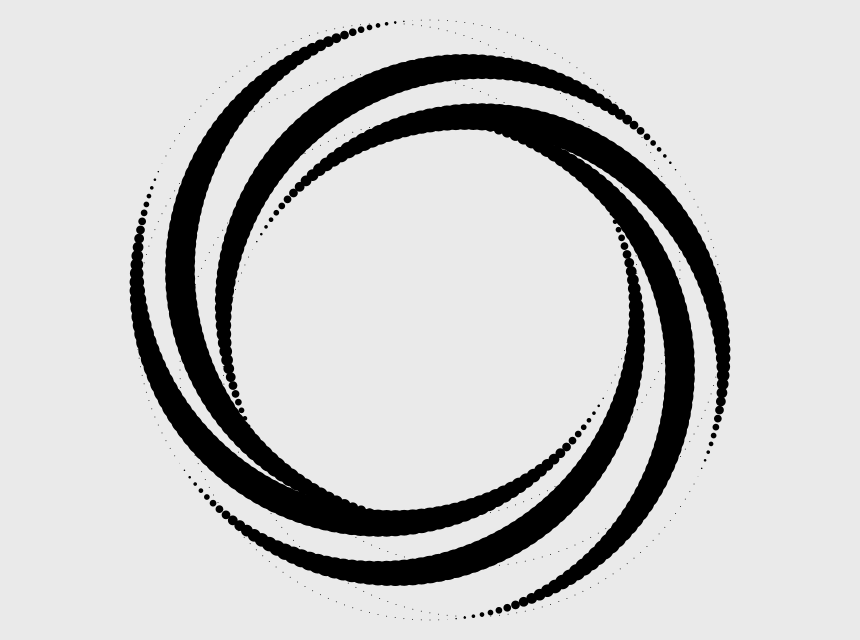
Frame 1 (no input)
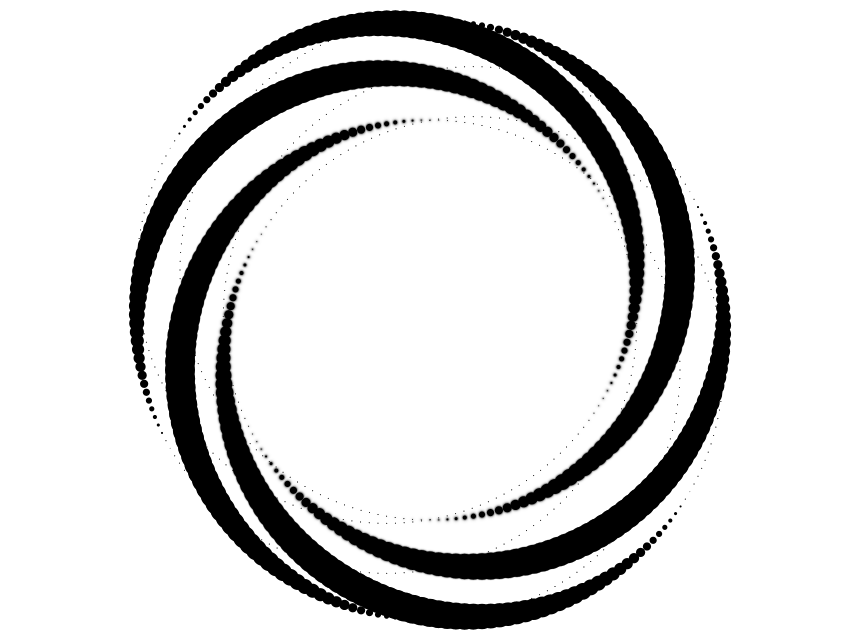
Frame 60 (the mouse pressed at the canvas centre just before this capture)
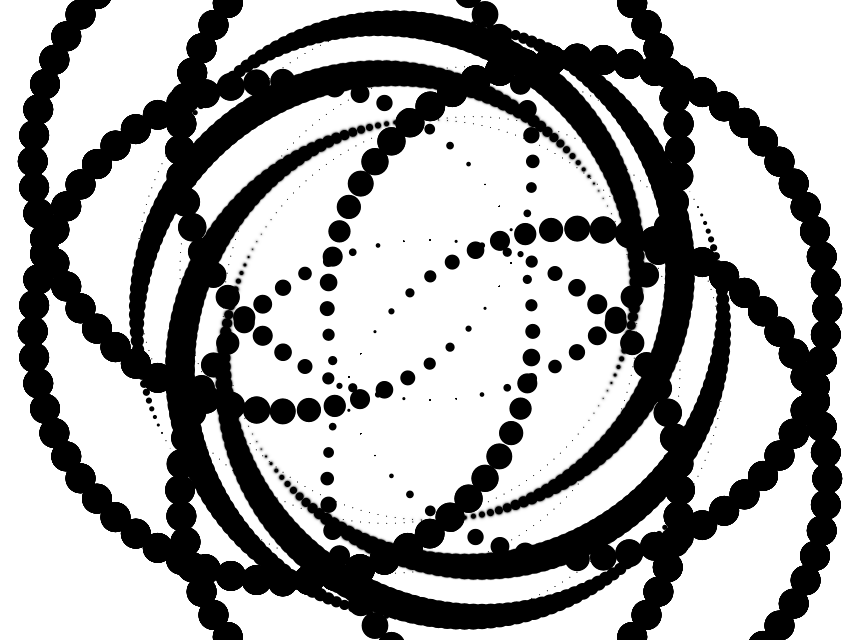
Frame 120 (the mouse held since frame 60 and released just before this capture)

The Processing sketch that drew these frames (run headless with seeded random() and noise(); from frame 60 on, the mouse is pressed at the canvas centre):

// Processing sketch: Sketch_54
// ── Sketch_54.pde
float lapse = 0;    
boolean frame = true, circles = false;
float num;

void setup() {
  size(860, 640);
  noStroke();
  }

void draw() {
  if(!circles){
    fill(255, 150);
    rect(0, 0, width, height);
  }
  
  
  translate(width/2, height/2);

  for (int i = 0; i < 360; i+=60) {
    fill(0);
    float am = map(mouseY, 0, height, 2, 10);
    float s = map(mouseX, 0, width, 50, 290);
    float x = sin(radians(i+num)) * s;
    float y = x/2 + cos(radians(i+num)) * s;
    
    for (int q = 0; q < 360; q+=am) {
      float x2 = sin(radians(q))*250;
      float y2 = cos(radians(q))*250;
      float m = sin(radians(q-i-frameCount*3))*30;
      
      if (m > 0) {
        ellipse(x+x2, y+y2, m, m);
      } else {
        ellipse(x+x2, y+y2, 1, 1);
      }
    }
  }
}

void mousePressed() {
  if (frame && circles) {
    circles = false;
    frame = false;
  }
  if (frame && !circles) {
    circles = true;
    frame = false;
  }
}

void mouseReleased() {
  frame = true;
}
